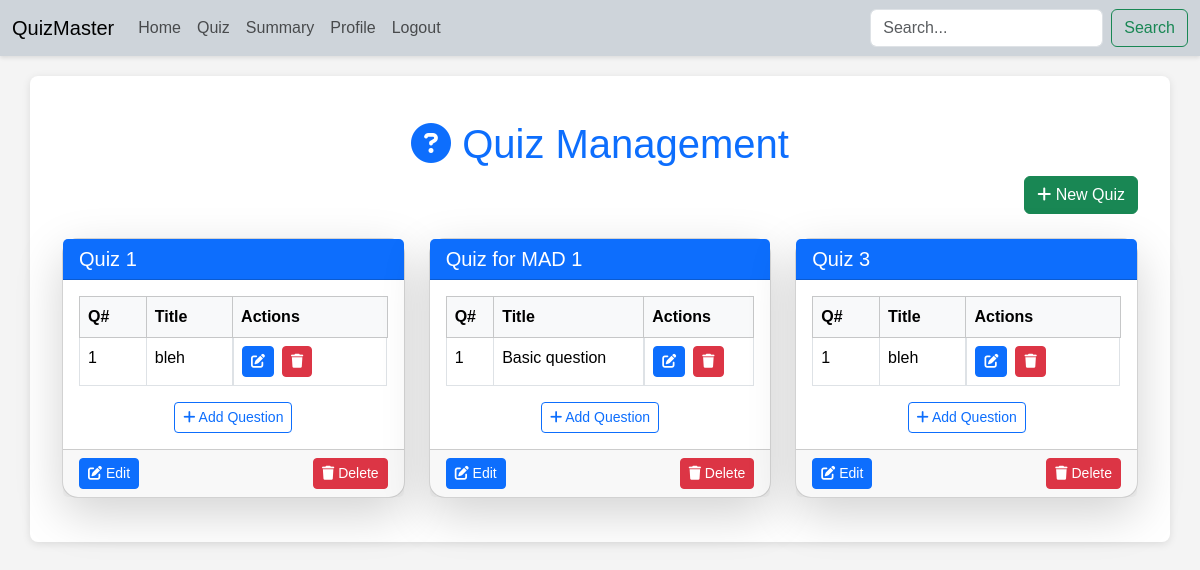
The page /admin/quiz (signed in) on the database its author committed.
### models.py (models this page shows, shortened)
class Quiz(db.Model):
    id = db.Column(db.Integer, primary_key=True)
    quiz_name = db.Column(db.String(92), unique=True, nullable=False)
    remarks = db.Column(db.String(256), nullable=True)
    chapter_id = db.Column(db.Integer, db.ForeignKey('chapter.id'), nullable=False)
    chapter = db.relationship('Chapter', back_populates='quizzes')
    date_of_quiz = db.Column(db.DateTime, nullable=False)
    time_duration = db.Column(db.Interval, nullable=False)
    questions = db.relationship('Question', back_populates='quiz', lazy=True, cascade='all, delete-orphan')
    scores = db.relationship('Scores', back_populates='quiz', lazy=True, cascade='all, delete-orphan')

class Question(db.Model):
    id = db.Column(db.Integer, primary_key=True)
    question_number = db.Column(db.Integer, nullable=False)
    question_title = db.Column(db.String(256), nullable=False)
    question_statement = db.Column(db.Text, nullable=False)
    option1 = db.Column(db.String(256), nullable=False)
    option2 = db.Column(db.String(256), nullable=False)
    option3 = db.Column(db.String(256), nullable=False)
    option4 = db.Column(db.String(256), nullable=False)
    correct_option = db.Column(db.String(1), nullable=False)
    quiz_id = db.Column(db.Integer, db.ForeignKey('quiz.id'), nullable=False)
    quiz = db.relationship('Quiz', back_populates='questions')

### controller/routes.py (the view)
@app.route('/admin/quiz')
@admin_required
def quiz():
    quizzes = Quiz.query.all()
    return render_template('quiz.html', quizzes=quizzes)

### controller/routes.py (called while the page is built)
def admin_required(func):
    @wraps(func)
    def inner(*args, **kwargs):
        if 'user_id' not in session:
            flash("Please login to continue")
            return redirect(url_for('login'))
        user = User.query.get(session['user_id'])
        if not user.is_admin:
            flash("You are not authorized to access this page")
            return redirect(url_for('index'))
        return func(*args, **kwargs)
    inner.__name__ = func.__name__
    return inner

### templates/quiz.html (shortened to what this page needs)
{% extends 'layout.html' %}
{% block content %}
<div class="container mt-4">
    <h1 class="text-center text-primary">
        <i class="fas fa-question-circle"></i> Quiz Management
    </h1>
    <div class="text-end mb-4">
        <a href="{{ url_for('add_quiz') }}" class="btn btn-success">
            <i class="fas fa-plus"></i> New Quiz
        </a>
    </div>
    {% if quizzes %}
        <div class="row">
            {% for quiz in quizzes %}
            <div class="col-md-6 col-lg-4">
                <div class="card shadow-lg rounded-4 mb-4">
                    <div class="card-header bg-primary text-white">
                        <h5 class="mb-0">
                            <a href="{{ url_for('quiz_details', id=quiz.id) }}" class="text-white text-decoration-none">
                                {{ quiz.quiz_name }}
                            </a>
                        </h5>
                    </div>
                    <div class="card-body">
                        {% if quiz.questions %}
                            <table class="table table-bordered">
                                <thead class="table-light">
                                    <tr>
                                        <th>Q#</th>
                                        <th>Title</th>
                                        <th>Actions</th>
                                    </tr>
                                </thead>
                                <tbody>
                                    {% for question in quiz.questions %}
                                    <tr>
                                        <td>{{ question.question_number }}</td>
                                        <td>{{ question.question_title }}</td>
                                        <td class="d-flex gap-2">
                                            <a href="{{ url_for('edit_question', id=question.id) }}" class="btn btn-sm btn-primary">
                                                <i class="fas fa-edit"></i>
                                            </a>
                                            <a href="{{ url_for('delete_question', id=question.id) }}" class="btn btn-sm btn-danger">
                                                <i class="fas fa-trash"></i>
                                            </a>
                                        </td>
                                    </tr>
                                    {% endfor %}
                                </tbody>
                            </table>
                        {% else %}
                            <p class="text-muted">No questions available.</p>
                        {% endif %}
                        <div class="text-center mt-3">
                            <a href="{{ url_for('add_question', quiz_id=quiz.id) }}" class="btn btn-outline-primary btn-sm">
                                <i class="fas fa-plus"></i> Add Question
                            </a>
                        </div>
                    </div>
                    <div class="card-footer d-flex justify-content-between">
                        <a href="{{ url_for('edit_quiz', id=quiz.id) }}" class="btn btn-primary btn-sm">
                            <i class="fas fa-edit"></i> Edit
                        </a>
                        <a href="{{ url_for('delete_quiz', id=quiz.id) }}" class="btn btn-danger btn-sm">
                            <i class="fas fa-trash"></i> Delete
                        </a>
                    </div>
                </div>
            </div>
            {% endfor %}
        </div>
    {% else %}
        <p class="text-muted text-center">No quizzes available.</p>
    {% endif %}
</div>
{% endblock %}

### templates/layout.html (style rules this page uses)
html, body { margin: 0; padding: 0; background-color: #f4f4f4; font-family: 'Arial', sans-serif; }

### rows shown on the page
Quiz: quiz_name "Quiz 1"
Question: question_number "1", question_title "bleh"
Quiz: quiz_name "Quiz for MAD 1"
Question: question_number "1", question_title "Basic question"
Quiz: quiz_name "Quiz 3"
Question: question_number "1", question_title "bleh"
